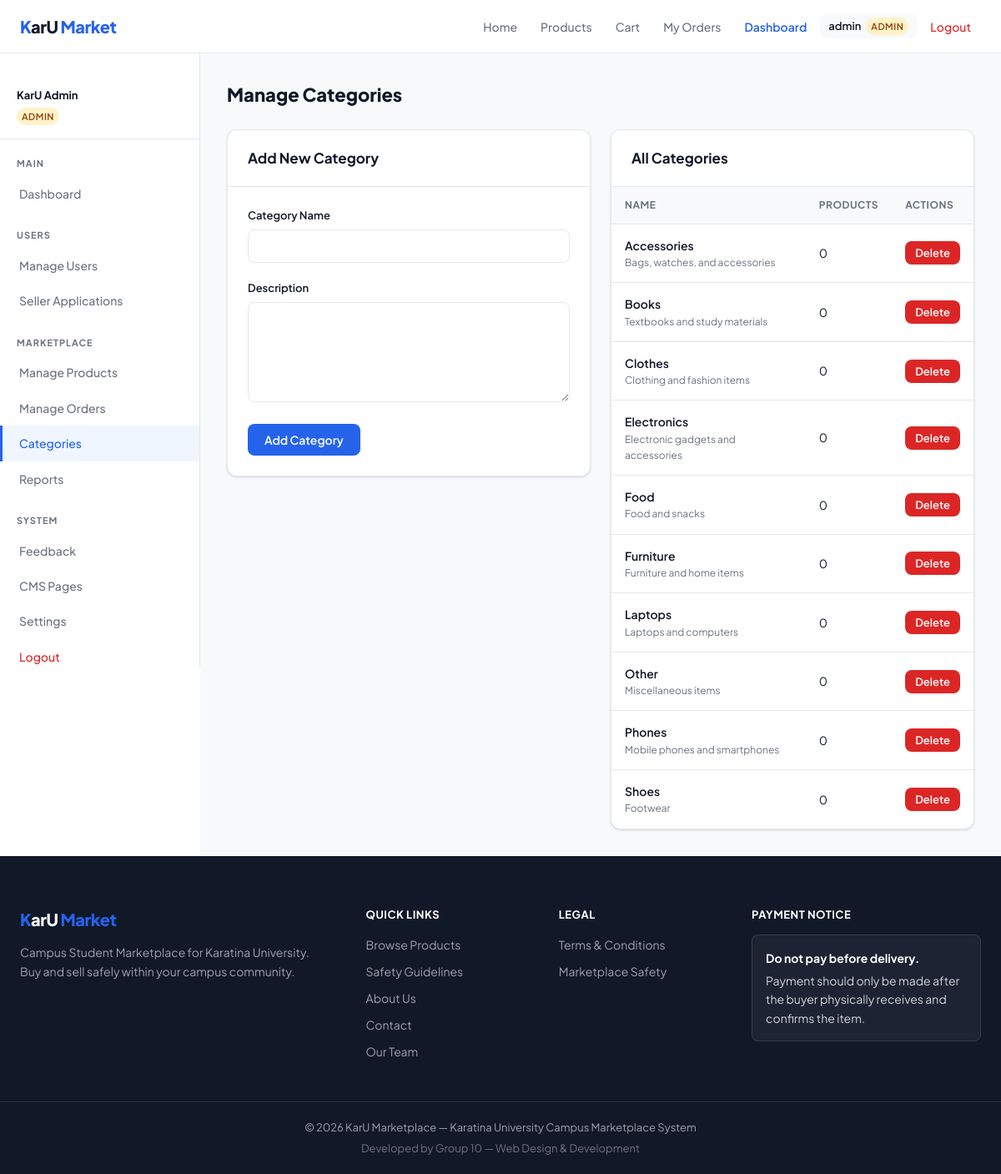
Screenshot of /admin/categories.php (signed in) with the database file from the repository.
### tables this page shows
CREATE TABLE categories (
    id INT AUTO_INCREMENT PRIMARY KEY,
    name VARCHAR(100) NOT NULL,
    description TEXT
);

### includes/auth.php (called while the page is built, shortened)
<?php
function get_user() {
    return $_SESSION['user'] ?? null;
}
function dashboard_url($role) {
    switch ($role) {
        case 'admin': return '/admin/dashboard.php';
    }
}
function sanitize($input) {
    return htmlspecialchars(trim($input), ENT_QUOTES, 'UTF-8');
}

### admin/categories.php (the view, shortened to what this page needs)
<?php
require_once '../includes/db.php';
require_once '../includes/auth.php';
$categories = $pdo->query("SELECT c.*, COUNT(p.id) as product_count FROM categories c LEFT JOIN products p ON p.category_id=c.id GROUP BY c.id ORDER BY c.name")->fetchAll();
require_once '../includes/header.php';
?>
<div class="dashboard-wrapper">
    <div class="sidebar">
        <div style="padding:16px 20px; border-bottom:1px solid var(--border); margin-bottom:8px;">
            <div style="font-size:13px; font-weight:700;"><?= sanitize($user['full_name']) ?></div>
            <div class="nav-role-badge role-admin" style="margin-top:4px; display:inline-block;">Admin</div>
        </div>
        <div class="sidebar-section-title">Main</div>
        <ul class="sidebar-nav"><li><a href="/admin/dashboard.php">Dashboard</a></li></ul>
        <div class="sidebar-section-title">Users</div>
        <ul class="sidebar-nav">
            <li><a href="/admin/users.php">Manage Users</a></li>
            <li><a href="/admin/seller-applications.php">Seller Applications</a></li>
        </ul>
        <div class="sidebar-section-title">Marketplace</div>
        <ul class="sidebar-nav">
            <li><a href="/admin/products.php">Manage Products</a></li>
            <li><a href="/admin/orders.php">Manage Orders</a></li>
            <li><a href="/admin/categories.php" class="active">Categories</a></li>
            <li><a href="/admin/reports.php">Reports</a></li>
        </ul>
        <div class="sidebar-section-title">System</div>
        <ul class="sidebar-nav">
            <li><a href="/admin/feedback.php">Feedback</a></li>
            <li><a href="/admin/cms.php">CMS Pages</a></li>
            <li><a href="/admin/settings.php">Settings</a></li>
            <li><a href="/logout.php" style="color:var(--danger);">Logout</a></li>
        </ul>
    </div>
    <div class="dashboard-main">
        <h1 style="font-size:22px; font-weight:800; margin-bottom:24px;">Manage Categories</h1>
        <div style="display:grid; grid-template-columns:1fr 1fr; gap:24px; align-items:start;">
            <div class="card">
                <div class="card-header"><h2 class="card-title">Add New Category</h2></div>
                <div class="card-body">
                    <form method="POST">
                        <div class="form-group">
                            <label class="form-label">Category Name</label>
                            <input type="text" name="name" class="form-control" required>
                        </div>
                        <div class="form-group">
                            <label class="form-label">Description</label>
                            <textarea name="description" class="form-control" rows="2"></textarea>
                        </div>
                        <button type="submit" class="btn btn-primary">Add Category</button>
                    </form>
                </div>
            </div>
            <div class="card">
                <div class="card-header"><h2 class="card-title">All Categories</h2></div>
                <div class="table-wrap">
                    <table>
                        <thead><tr><th>Name</th><th>Products</th><th>Actions</th></tr></thead>
                        <tbody>
                            <?php foreach ($categories as $c): ?>
                                <tr>
                                    <td>
                                        <div style="font-weight:600; font-size:14px;"><?= sanitize($c['name']) ?></div>
                                        <?php if ($c['description']): ?>
                                            <div style="font-size:12px; color:var(--text-muted);"><?= sanitize($c['description']) ?></div>
                                        <?php endif; ?>
                                    </td>
                                    <td><?= $c['product_count'] ?></td>
                                    <td>
                                        <form method="POST" style="display:inline;">
                                            <button type="submit" class="btn btn-danger btn-sm confirm-action" data-confirm="Delete category '<?= sanitize($c['name']) ?>'?">Delete</button>
                                        </form>
                                    </td>
                                </tr>
                            <?php endforeach; ?>
                        </tbody>
                    </table>
                </div>
            </div>
        </div>
    </div>
</div>
<?php require_once '../includes/footer.php'; ?>

### includes/header.php (shortened to what this page needs)
<?php
require_once __DIR__ . '/auth.php';
$user = get_user();
$current_page = basename($_SERVER['PHP_SELF']);
?>
<!DOCTYPE html>
<html lang="en">
<head>
    <link rel="stylesheet" href="/assets/css/main.css">
</head>
<body>
<nav class="navbar">
    <div class="nav-container">
        <a href="/index.php" class="nav-logo">
            <span class="logo-k">K</span>arU <span class="logo-m">Market</span>
        </a>
        <ul class="nav-links" id="navLinks">
            <li><a href="/index.php" class="<?= $current_page === 'index.php' ? 'active' : '' ?>">Home</a></li>
            <li><a href="/products.php" class="<?= $current_page === 'products.php' ? 'active' : '' ?>">Products</a></li>
            <?php if ($user): ?>
                <li><a href="/cart.php" class="<?= $current_page === 'cart.php' ? 'active' : '' ?>">Cart</a></li>
                <li><a href="/user/my-orders.php" class="<?= $current_page === 'my-orders.php' ? 'active' : '' ?>">My Orders</a></li>
                <li>
                    <a href="<?= dashboard_url($user['role']) ?>" class="nav-dashboard">
                        Dashboard
                    </a>
                </li>
                <li class="nav-user-info">
                    <span class="nav-username"><?= sanitize($user['username']) ?></span>
                    <span class="nav-role-badge role-<?= $user['role'] ?>"><?= ucfirst($user['role']) ?></span>
                </li>
                <li><a href="/logout.php" class="nav-logout">Logout</a></li>
            <?php endif; ?>
        </ul>
    </div>
</nav>
<main class="main-content">

### includes/footer.php (shortened to what this page needs)
</main>
<footer class="footer">
    <div class="footer-container">
        <div class="footer-brand">
            <a href="/index.php" class="nav-logo">
                <span class="logo-k">K</span>arU <span class="logo-m">Market</span>
            </a>
            <p>Campus Student Marketplace for Karatina University. Buy and sell safely within your campus community.</p>
        </div>
        <div class="footer-links">
            <h4>Quick Links</h4>
            <ul>
                <li><a href="/products.php">Browse Products</a></li>
                <li><a href="/safety.php">Safety Guidelines</a></li>
                <li><a href="/about.php">About Us</a></li>
                <li><a href="/contact.php">Contact</a></li>
                <li><a href="/members.php">Our Team</a></li>
            </ul>
        </div>
        <div class="footer-links">
            <h4>Legal</h4>
            <ul>
                <li><a href="/terms.php">Terms &amp; Conditions</a></li>
                <li><a href="/safety.php">Marketplace Safety</a></li>
            </ul>
        </div>
        <div class="footer-notice">
            <h4>Payment Notice</h4>
            <div class="notice-box">
                <strong>Do not pay before delivery.</strong>
                <p>Payment should only be made after the buyer physically receives and confirms the item.</p>
            </div>
        </div>
    </div>
    <div class="footer-bottom">
        <p>&copy; <?= date('Y') ?> KarU Marketplace &mdash; Karatina University Campus Marketplace System</p>
        <p class="footer-credit">Developed by Group 10 &mdash; Web Design &amp; Development</p>
    </div>
</footer>
</body>
</html>

### rows the page displays
categories: name "Accessories", description "Bags, watches, and accessories", product_count "0"
categories: name "Books", description "Textbooks and study materials", product_count "0"
categories: name "Clothes", description "Clothing and fashion items", product_count "0"
categories: name "Electronics", description "Electronic gadgets and accessories", product_count "0"
categories: name "Food", description "Food and snacks", product_count "0"
categories: name "Furniture", description "Furniture and home items", product_count "0"
categories: name "Laptops", description "Laptops and computers", product_count "0"
categories: name "Other", description "Miscellaneous items", product_count "0"
categories: name "Phones", description "Mobile phones and smartphones", product_count "0"
categories: name "Shoes", description "Footwear", product_count "0"

### other values shown
$user['username'] "admin"
$user['role'] "ADMIN"
$user['full_name'] "KarU Admin"
